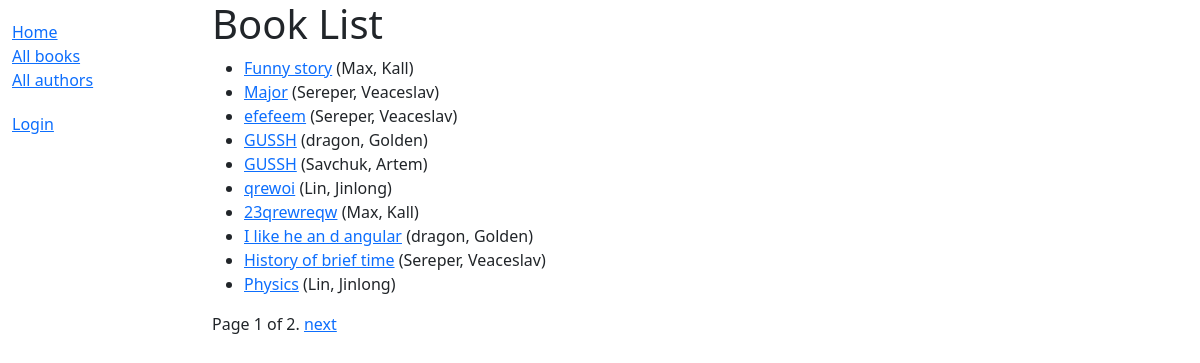
/catalog/books/, run on the app's committed database.
### catalog/models.py (models this page shows, shortened)
class Book(models.Model):
    title = models.CharField(max_length=200)
    author = models.ForeignKey('Author', on_delete=models.RESTRICT, null=True)
    summary = models.TextField(
        max_length=1000, help_text="Enter a brief description of the book"
    )
    isbn = models.CharField('ISBN', max_length=13,
                            unique=True,
                            help_text='13 Character <a href="https//www.isbn-international.org/content/what-isbn">ISBN number</a>')
    genre = models.ManyToManyField(
        Genre, help_text="Select a genre for this book"
    )
    def get_absolute_url(self):
        return reverse('book-detail', args=[str(self.id)])
    def display_genre(self):
        return ', '.join(genre.name for genre in self.genre.all()[:3])
    display_genre.short_description = 'Genre'

class Author(models.Model):
    first_name = models.CharField(max_length=100)
    last_name = models.CharField(max_length=100)
    date_of_birth = models.DateField(null=True, blank=True)
    date_of_death = models.DateField('Died', null=True, blank=True)
    class Meta:
        ordering = ['last_name', 'first_name']
    def __str__(self):
        return f'{self.last_name}, {self.first_name}'

### catalog/views.py (the view)
# urls.py: path('books/', views.BookListView.as_view(), name='books'),
class BookListView(generic.ListView):
    model = Book
    paginate_by = 10

### catalog/templates/catalog/book_list.html
{% extends "base_generic.html" %}
{% block content %}
    <h1>Book List</h1>
    {% if book_list %}
        <ul>
            {% for book in book_list %}
            <li>
                <a href="{{book.get_absolute_url}}">{{book.title}}</a>
                ({{book.author}})
            </li>
            {% endfor %}
        </ul>
    {% else %}
        <p>There are no books in the library.</p>
    {% endif %}
{% endblock %}

### data on the page
Book: title "Funny story", author "Max, Kall"
Book: title "Major", author "Sereper, Veaceslav"
Book: title "efefeem", author "Sereper, Veaceslav"
Book: title "GUSSH", author "dragon, Golden"
Book: title "GUSSH", author "Savchuk, Artem"
Book: title "qrewoi", author "Lin, Jinlong"
Book: title "23qrewreqw", author "Max, Kall"
Book: title "I like he an d angular", author "dragon, Golden"
Book: title "History of brief time", author "Sereper, Veaceslav"
Book: title "Physics", author "Lin, Jinlong"

### other printed values
{{ page_obj.number }} "1"
{{ page_obj.paginator.num_pages }} "2"
